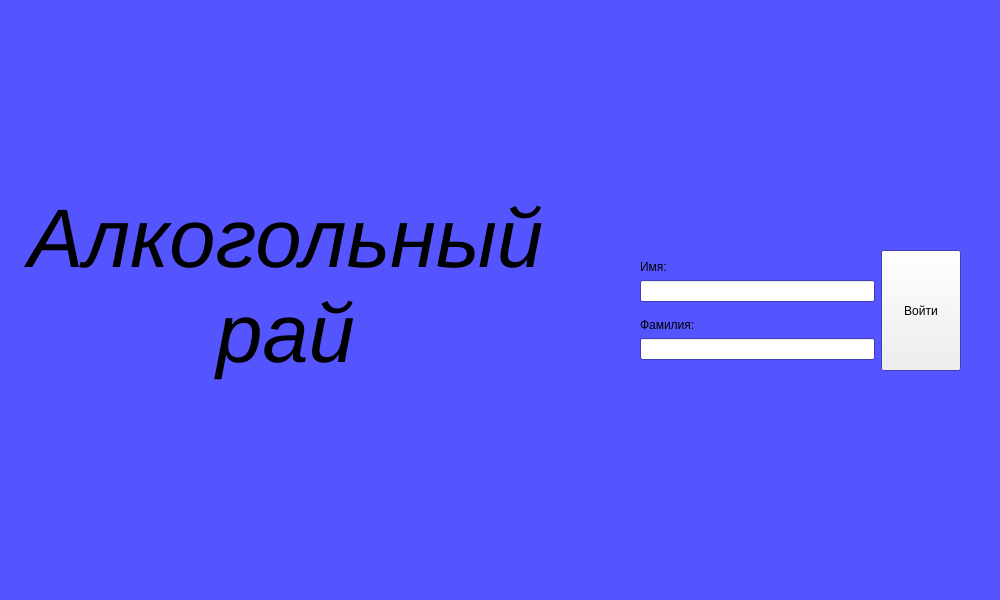
<?xml version="1.0" encoding="UTF-8"?>
<ui version="4.0">
 <class>login</class>
 <widget class="QWidget" name="login">
  <property name="geometry">
   <rect>
    <x>0</x>
    <y>0</y>
    <width>1000</width>
    <height>600</height>
   </rect>
  </property>
  <property name="sizePolicy">
   <sizepolicy hsizetype="Fixed" vsizetype="Fixed">
    <horstretch>0</horstretch>
    <verstretch>0</verstretch>
   </sizepolicy>
  </property>
  <property name="palette">
   <palette>
    <active>
     <colorrole role="Base">
      <brush brushstyle="SolidPattern">
       <color alpha="255">
        <red>255</red>
        <green>255</green>
        <blue>255</blue>
       </color>
      </brush>
     </colorrole>
     <colorrole role="Window">
      <brush brushstyle="SolidPattern">
       <color alpha="255">
        <red>85</red>
        <green>85</green>
        <blue>255</blue>
       </color>
      </brush>
     </colorrole>
    </active>
    <inactive>
     <colorrole role="Base">
      <brush brushstyle="SolidPattern">
       <color alpha="255">
        <red>255</red>
        <green>255</green>
        <blue>255</blue>
       </color>
      </brush>
     </colorrole>
     <colorrole role="Window">
      <brush brushstyle="SolidPattern">
       <color alpha="255">
        <red>85</red>
        <green>85</green>
        <blue>255</blue>
       </color>
      </brush>
     </colorrole>
    </inactive>
    <disabled>
     <colorrole role="Base">
      <brush brushstyle="SolidPattern">
       <color alpha="255">
        <red>85</red>
        <green>85</green>
        <blue>255</blue>
       </color>
      </brush>
     </colorrole>
     <colorrole role="Window">
      <brush brushstyle="SolidPattern">
       <color alpha="255">
        <red>85</red>
        <green>85</green>
        <blue>255</blue>
       </color>
      </brush>
     </colorrole>
    </disabled>
   </palette>
  </property>
  <property name="cursor">
   <cursorShape>CrossCursor</cursorShape>
  </property>
  <property name="windowTitle">
   <string>Form</string>
  </property>
  <widget class="QLabel" name="nameLabel">
   <property name="geometry">
    <rect>
     <x>10</x>
     <y>10</y>
     <width>551</width>
     <height>551</height>
    </rect>
   </property>
   <property name="font">
    <font>
     <pointsize>62</pointsize>
     <italic>true</italic>
    </font>
   </property>
   <property name="text">
    <string>Алкогольный рай</string>
   </property>
   <property name="alignment">
    <set>Qt::AlignCenter</set>
   </property>
   <property name="wordWrap">
    <bool>true</bool>
   </property>
  </widget>
  <widget class="QWidget" name="horizontalLayoutWidget">
   <property name="geometry">
    <rect>
     <x>640</x>
     <y>250</y>
     <width>321</width>
     <height>121</height>
    </rect>
   </property>
   <layout class="QHBoxLayout" name="mainLayout">
    <item>
     <layout class="QVBoxLayout" name="nameSurnameLayout">
      <item>
       <layout class="QVBoxLayout" name="nameLayout">
        <item>
         <widget class="QLabel" name="usernameLabel">
          <property name="sizePolicy">
           <sizepolicy hsizetype="Preferred" vsizetype="Fixed">
            <horstretch>0</horstretch>
            <verstretch>0</verstretch>
           </sizepolicy>
          </property>
          <property name="text">
           <string>Имя:</string>
          </property>
         </widget>
        </item>
        <item>
         <widget class="QLineEdit" name="usernameEdit">
          <property name="sizePolicy">
           <sizepolicy hsizetype="Expanding" vsizetype="Fixed">
            <horstretch>0</horstretch>
            <verstretch>0</verstretch>
           </sizepolicy>
          </property>
         </widget>
        </item>
       </layout>
      </item>
      <item>
       <layout class="QVBoxLayout" name="surnameLayout">
        <item>
         <widget class="QLabel" name="surnameLabel">
          <property name="sizePolicy">
           <sizepolicy hsizetype="Preferred" vsizetype="Fixed">
            <horstretch>0</horstretch>
            <verstretch>0</verstretch>
           </sizepolicy>
          </property>
          <property name="text">
           <string>Фамилия:</string>
          </property>
         </widget>
        </item>
        <item>
         <widget class="QLineEdit" name="surnameEdit"/>
        </item>
       </layout>
      </item>
     </layout>
    </item>
    <item>
     <widget class="QPushButton" name="loginButton">
      <property name="sizePolicy">
       <sizepolicy hsizetype="Minimum" vsizetype="Expanding">
        <horstretch>0</horstretch>
        <verstretch>0</verstretch>
       </sizepolicy>
      </property>
      <property name="text">
       <string>Войти</string>
      </property>
     </widget>
    </item>
   </layout>
  </widget>
  <widget class="QLabel" name="statusLabel">
   <property name="geometry">
    <rect>
     <x>237</x>
     <y>60</y>
     <width>521</width>
     <height>20</height>
    </rect>
   </property>
   <property name="text">
    <string/>
   </property>
   <property name="alignment">
    <set>Qt::AlignCenter</set>
   </property>
  </widget>
 </widget>
 <resources/>
 <connections>
  <connection>
   <sender>loginButton</sender>
   <signal>clicked()</signal>
   <receiver>login</receiver>
   <slot>loginProcess()</slot>
   <hints>
    <hint type="sourcelabel">
     <x>943</x>
     <y>318</y>
    </hint>
    <hint type="destinationlabel">
     <x>856</x>
     <y>168</y>
    </hint>
   </hints>
  </connection>
 </connections>
 <slots>
  <signal>signal1()</signal>
  <slot>loginProcess()</slot>
 </slots>
</ui>
